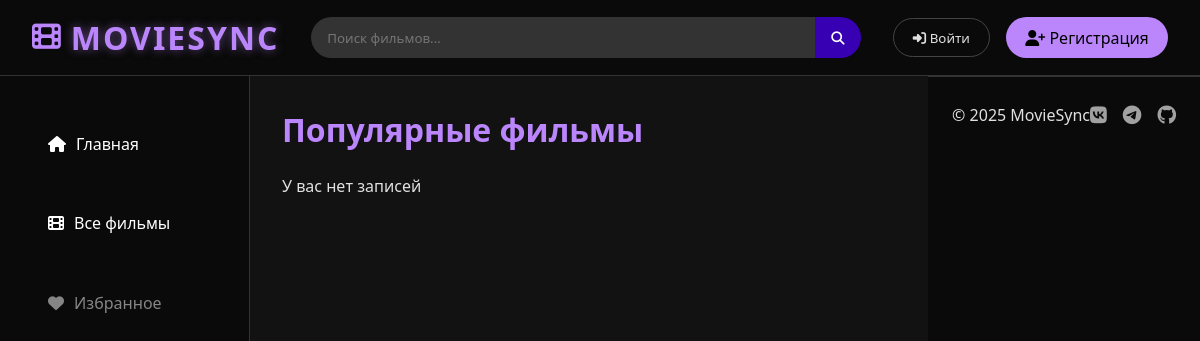
The app's page /, older data.
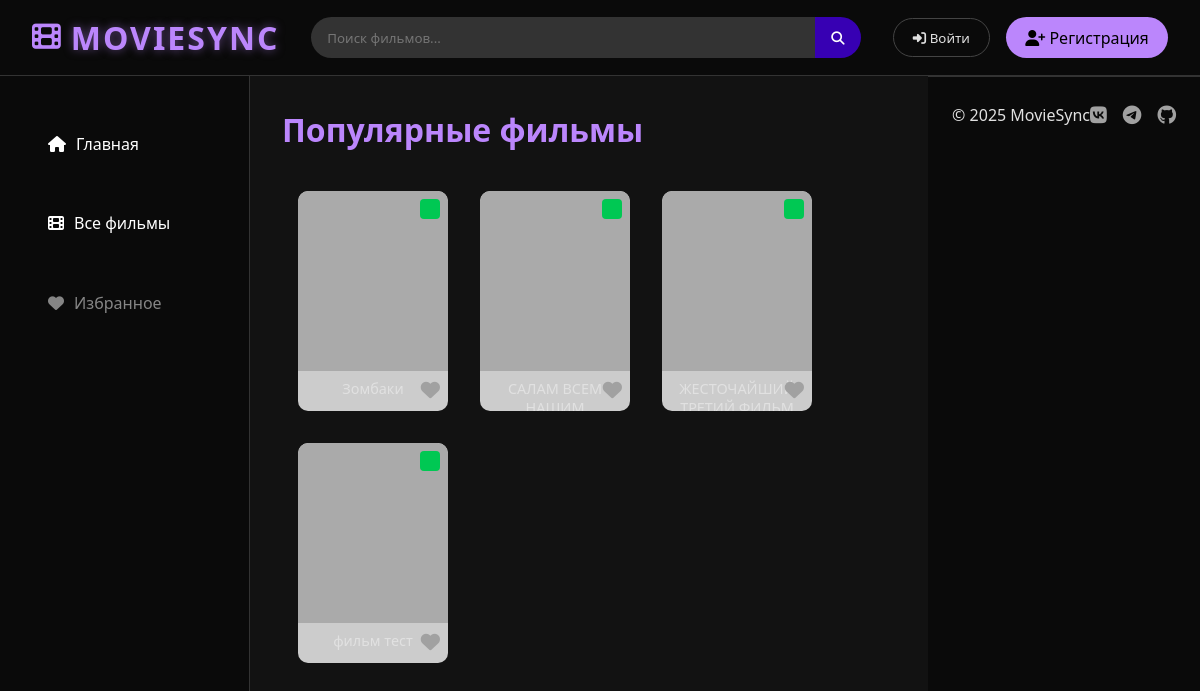
The same page, newer data.
### main/models.py (models this page shows, shortened)
class Films(models.Model):
    title = models.CharField('Название фильма',max_length=150)
    description = models.CharField('Описание фильма', max_length=350)
    picture = models.ImageField(upload_to='pictures/films')
    class Meta:
        verbose_name = 'Фильм'
        verbose_name_plural = 'Фильмы'

### main/views.py (the view)
# urls.py: path('', views.main_screen_no_auth, name='main_screen_no_auth'),
def main_screen_no_auth(request):
    films = Films.objects.all()
    return render(request, 'main/MainScreenNoAuth.html', {'films': films})

### main/templates/main/MainScreenNoAuth.html (shortened to what this page needs)
{% load static %}
<!DOCTYPE html>
<html lang="ru">
<head>
    <link rel="stylesheet" href="{% static 'main/css/CSSFile.css'%}"/>
    <link
            rel="stylesheet" href="https://cdnjs.cloudflare.com/ajax/libs/font-awesome/6.4.0/css/all.min.css"/>
</head>
<body>
<header class="header">
    <a href="{% url 'main_screen_no_auth' %}" class="logo">
        <i class="fas fa-film"></i>
        <span class="logo-text">MOVIESYNC</span>
    </a>
    <div class="search-bar">
        <input type="text" placeholder="Поиск фильмов..."/>
        <button><i class="fas fa-search"></i></button>
    </div>
    <div class="user-actions">
        <button class="btn btn-login">
            <i class="fas fa-sign-in-alt"></i> Войти
        </button>
        <a href="{% url 'accounts:register' %}" class="btn btn-register">
            <i class="fas fa-user-plus"></i> Регистрация
        </a>
    </div>
</header>
<div class="main-container">
    <aside class="sidebar">
        <nav>
            <ul>
                <li class="active">
                    <a href="{% url 'main_screen_no_auth' %}">
                        <i class="fas fa-home"></i> Главная
                    </a>
                </li>
                <li>
                    <a href="{% url 'all_films_no_auth' %}">
                        <i class="fas fa-film"></i> Все фильмы
                    </a>
                </li>
                <li>
                    <a href="#" class="disabled-link">
                        <i class="fas fa-heart"></i> Избранное
                    </a>
                </li>
            </ul>
        </nav>
    </aside>
    <main class="content">
    <h1>Популярные фильмы</h1>
    {% if films %}
        <div class="movie-grid">
            {% for film in films %}
                <a href="{% url 'film_detail' film.id %}" class="movie-thumbnail">
                    <div class="thumbnail-poster"></div>
                    <div class="movie-title-small">{{ film.title }}</div>
                    <div class="rating-indicator green"></div>
                    <button class="favorite-btn-no-style" onclick="showAuthWarning(event)">
                        <i class="fas fa-heart"></i>
                    </button>
                </a>
            {% endfor %}
        </div>
    {% else %}
        <p>У вас нет записей</p>
    {% endif %}
</main>
<footer class="footer">
    <div class="footer-content">
        <p>© 2025 MovieSync</p>
        <div class="social-links">
            <a href="#"><i class="fab fa-vk"></i></a>
            <a href="#"><i class="fab fa-telegram"></i></a>
            <a href="https://github.com/S-SwarB-B/MovieSync"
            ><i class="fab fa-github"></i
            ></a>
        </div>
    </div>
</footer>
</body>
</html>

### main/static/main/css/CSSFile.css (style rules this page uses)
a { text-decoration: none; }
:root { --dark-bg: #121212; --darker-bg: #0a0a0a; --primary: #BB86FC; --primary-dark: #3700B3; --secondary: #03DAC6; --text: #e1e1e1; --text-secondary: #a1a1a1; }
html { overflow-y: scroll; }
* { margin: 0; padding: 0; box-sizing: border-box; font-family: 'Segoe UI', Tahoma, Geneva, Verdana, sans-serif; }
body { background-color: var(--dark-bg); color: var(--text); min-height: 100vh; display: flex; flex-direction: column; }
.header { background-color: var(--darker-bg); padding: 1rem 2rem; display: flex; align-items: center; justify-content: space-between; border-bottom: 1px solid #333; }
.logo { display: flex; align-items: center; gap: 10px; font-size: 1.5rem; color: var(--primary); text-decoration: none; }
.logo i { font-size: 1.8rem; }
.search-bar { display: flex; flex-grow: 1; max-width: 600px; margin: 0 2rem; }
.search-bar input { width: 100%; padding: 0.7rem 1rem; border-radius: 25px 0 0 25px; border: none; background-color: #333; color: var(--text); }
.search-bar button { padding: 0 1rem; border-radius: 0 25px 25px 0; border: none; background-color: var(--primary-dark); color: white; cursor: pointer; }
.user-actions { display: flex; gap: 1rem; align-items: center; }
.btn { padding: 0.6rem 1.2rem; border-radius: 25px; cursor: pointer; font-weight: 500; transition: all 0.3s ease; }
.btn-login { background-color: transparent; color: var(--text); border: 1px solid #444; }
.btn-register { background-color: var(--primary); color: #000; border: none; }
.main-container { display: flex; flex: 1; }
.sidebar { width: 250px; background-color: var(--darker-bg); padding: 2rem 1rem; border-right: 1px solid #333; }
.sidebar ul { list-style: none; }
.sidebar li { padding: 0.8rem 1rem; margin-bottom: 0.5rem; border-radius: 8px; cursor: pointer; display: flex; align-items: center; gap: 10px; transition: all 0.3s ease; }
.sidebar a { display: flex; align-items: center; gap: 10px; padding: 12px 16px; color: white; text-decoration: none; border-radius: 10px; }
.content { flex: 1; padding: 2rem; }
.content h1 { margin-bottom: 1.5rem; color: var(--primary); }
.movie-grid { display: grid; grid-template-columns: repeat(auto-fill, minmax(200px, 1fr)); gap: 1.5rem; }
.footer { background-color: var(--darker-bg); padding: 1.5rem; border-top: 1px solid #333; }
.footer-content { display: flex; justify-content: space-between; align-items: center; max-width: 1200px; margin: 0 auto; }
.social-links { display: flex; gap: 1rem; }
.social-links a { color: var(--text-secondary); font-size: 1.2rem; transition: color 0.3s ease; }
.logo-text { font-size: 2rem; font-weight: 700; letter-spacing: 2px; color: var(--primary); text-shadow: 0 0 10px rgba(187, 134, 252, 0.5); }
.movie-grid { display: flex; gap: 2rem; flex-wrap: wrap; padding: 1rem; }
.movie-thumbnail { position: relative; width: 150px; height: 220px; background-color: #ccc; border-radius: 10px; overflow: hidden; text-decoration: none; color: var(--text); transition: transform 0.2s ease; }
.thumbnail-poster { width: 100%; height: 180px; background-color: #aaa; border-radius: 10px 10px 0 0; }
.movie-title-small { padding: 0.5rem; font-size: 0.9rem; text-align: center; }
.rating-indicator { position: absolute; width: 20px; height: 20px; top: 8px; right: 8px; border-radius: 4px; }
.rating-indicator.green { background-color: #00c853; }
.disabled-link { pointer-events: none; opacity: 0.5; cursor: default; }
.favorite-btn-no-style { position: absolute; bottom: 8px; right: 8px; background: none; border: none; color: var(--text-secondary); font-size: 1.2rem; cursor: pointer; }

Row changes from the older to the newer data that the page shows:
added Films: title "Зомбаки"
added Films: title "САЛАМ ВСЕМ…"
added Films: title "ЖЕСТОЧАЙШИЙ…"
added Films: title "фильм тест"
Text that changed along with them:
text no longer shown: "У вас нет записей"
